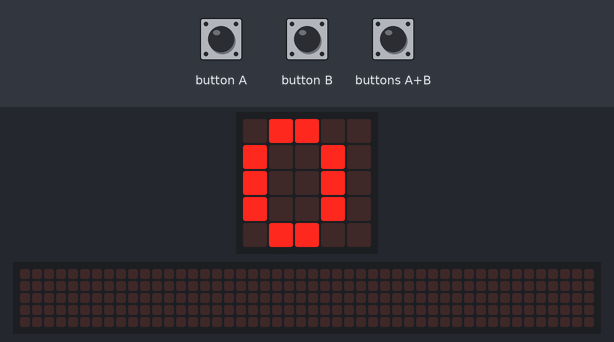
This program was run on a simulated BBC micro:bit (MakeCode). On the bench: the board's 5×5 LED display, a strip that is not on the board, showing the scrolling text unrolled. Inputs (shaded band) come from the test bench. The 48×5 strip is a reading aid, not a part: it shows the text the display is scrolling, unrolled, one strip-width of it at a time.

Above: at 1.9 s.
2.0 s: buttons A+B pressed for 0.15 s
At 2.34 s:
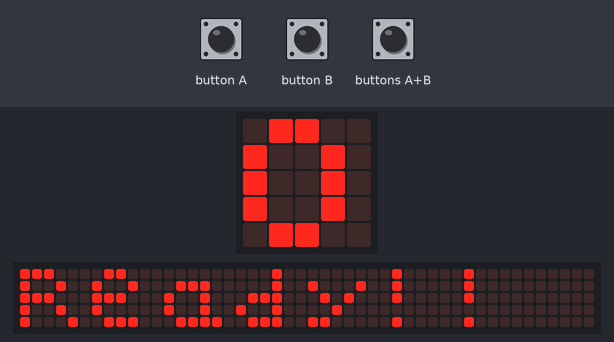
At 9.3 s:
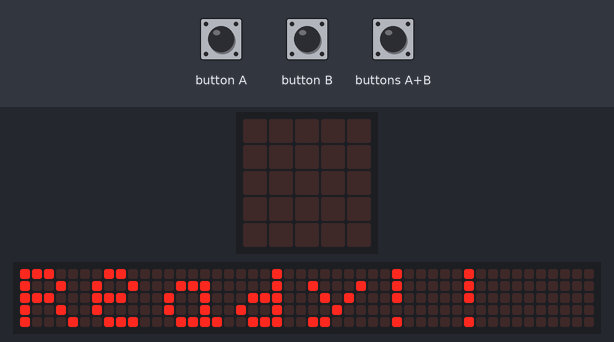
Timing chart, 0 to 10.8 s (numbered marks = the images above; inputs shaded):
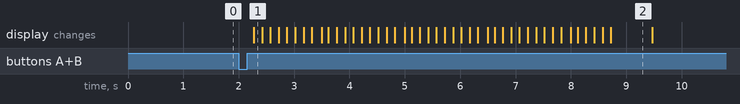

Measured:
- after the input at 2.0 s, the display: changes after 0.27 s (image 1)
- what the display in image 2 shows lasts 0.8 s, from 8.7 s to 9.5 s

The program:

main.ts
```typescript
input.onGesture(Gesture.Shake, function () {
    if (停止 == 0) {
        停止 = 1
        basic.showNumber(秒数)
    }
    if (停止 == 1) {
        停止 = 0
        basic.showNumber(秒数)
    }
})
input.onButtonPressed(Button.AB, function () {
    秒数 = 0
    停止 = 1
    basic.showString("Ready!!")
    basic.showNumber(秒数)
})
let 秒数 = 0
let 停止 = 0
停止 = 1
秒数 = 0
basic.showNumber(秒数)
basic.forever(function () {
    if (停止 == 0) {
        basic.pause(1000)
        秒数 += 1
        basic.showNumber(秒数)
    }
    basic.showNumber(秒数)
})
```

test.ts
```typescript
// テストはここに来ます。このパッケージが拡張機能として使用されるときにはコンパイルされません。
```
